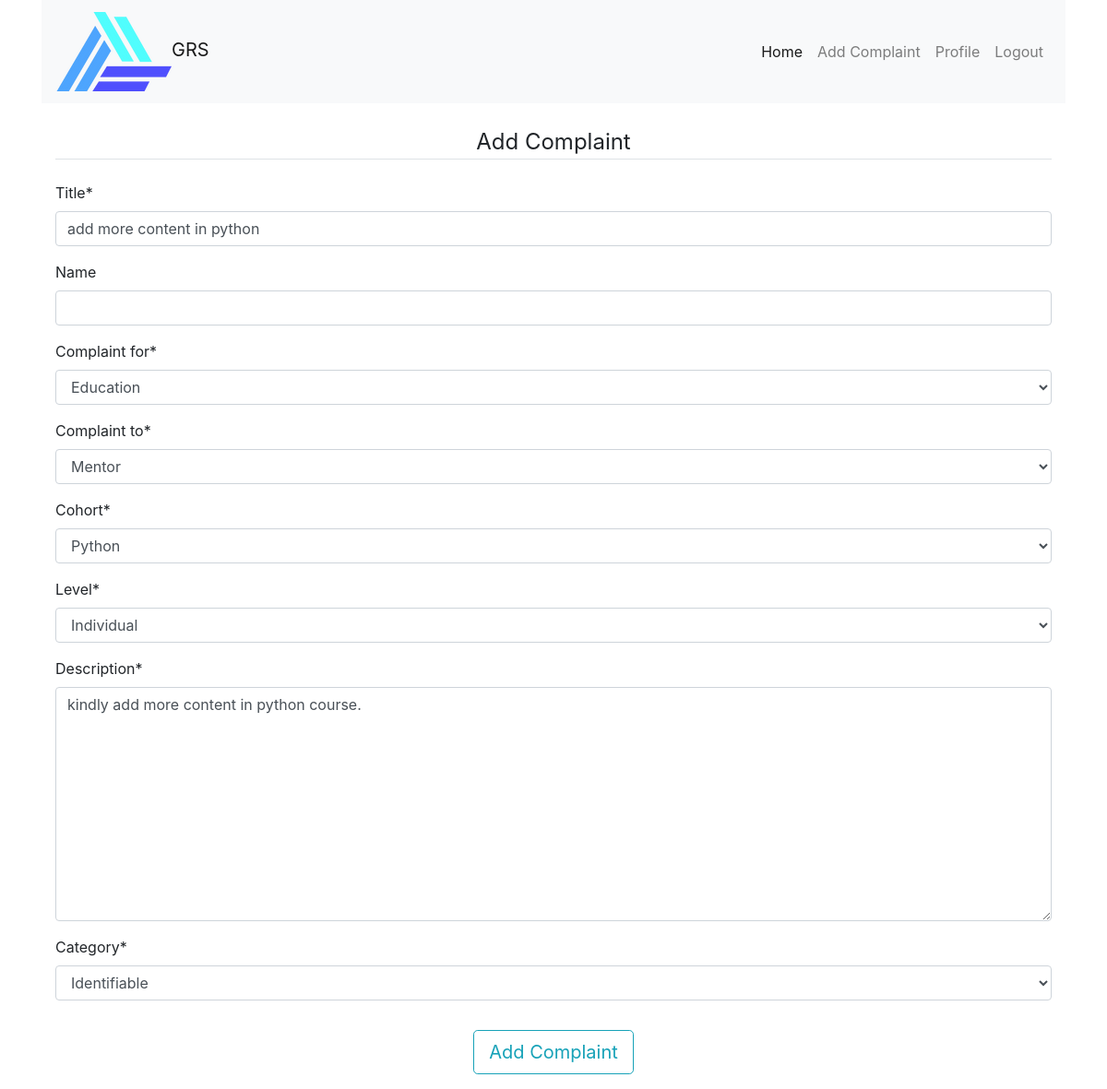
The page /complaints/update_complaint/4 (signed in) on the database its author committed.
### complaints/models.py (models this page shows)
class Complaint(models.Model):
    title = models.CharField(max_length=200)
    name = models.CharField(max_length=255, blank=True)
    user_type = (
        ('M', 'Mentor'),
        ('T', 'Trainee'),
    )
    user_role = models.CharField(
        max_length=1,
        choices=user_type,
        default='T',
    )
    date = models.DateTimeField(auto_now=True)
    complaint_type = (
        ('M', 'Management'),
        ('E', 'Education'),
        ('D', 'Deployment'),
        ('S', 'Salary'),
        ('G', 'General'),
    )
    complaint_for = models.CharField(
        max_length=1,
        choices=complaint_type,
        default='G',
    )
    complaint_type_to = (
        ('A', 'Admin'),
        ('M', 'Mentor'),
    )
    complaint_to = models.CharField(
        max_length=1,
        choices=complaint_type_to,
        default='M',
    )
    cohort_choice = (
        ('P', 'Python'),
        ('J', 'Java'),
        ('R', 'React'),
        ('A', 'Android'),
        ('L', 'Linux'),
        ('C', 'Cybersecurity'),
        ('U', 'Unknown'),
    )
    cohort = models.CharField(
        max_length=1,
        choices=cohort_choice,
        default='U',
    )
    complaint_level = (
        ('I', 'Individual'),
        ('G', 'General'),
    )
    level = models.CharField(
        max_length=1,
        choices=complaint_level,
        default='I',
    )
    description = models.TextField(blank=False, max_length=500)
    complaint_category = (
        ('A', 'Anonymous'),
        ('I', 'Identifiable'),
    )
    category = models.CharField(
        max_length=1,
        choices=complaint_category,
        default='I',
    )
    complaint_status = (
        ('P', 'Pending'),
        ('N', 'Need Clarification'),
        ('R', 'Resolved'),
    )
    status = models.CharField(
        max_length=1,
        choices=complaint_status,
        default='P',
    )
    resoultion = models.TextField(blank=True, max_length=500)
    user = models.ForeignKey(User, on_delete=models.CASCADE)

### complaints/views.py (the view)
# urls.py: path('update_complaint/<int:id>', views.update_complaint, name="update_complaint"),
@login_required(login_url='login')
def update_complaint(request, id):
    complaint = get_object_or_404(Complaint, id=id)
    if request.user == complaint.user:
        if request.method == 'POST':
            form = AddComplaintForm(request.POST, instance=request.user)
            if form.is_valid():
                complaint = Complaint(
                                id = complaint.id,
                                title=request.POST['title'],
                                name=request.POST['name'],
                                complaint_for=request.POST['complaint_for'],
                                complaint_to=request.POST['complaint_to'],
                                cohort=request.POST['cohort'],
                                level=request.POST['level'],
                                description=request.POST['description'],
                                category=request.POST['category'],
                                user=request.user
                            )
                complaint.save()
                messages.success(request, 'Complaint Registered')
        else:
            form = AddComplaintForm(instance = complaint)
        return render(request, 'complaints/add_complaint.html', {'form': form})
    else:
        raise PermissionDenied("You Don't Have Persmission to do that")

### complaints/forms.py
class AddComplaintForm(forms.ModelForm):
    class Meta:
        model = Complaint
        fields = ['title', 'name', 'complaint_for', 'complaint_to', 'cohort', 'level', 'description', 'category']

### complaints/templates/complaints/add_complaint.html (shortened to what this page needs)
{% extends "users/base.html" %}
{% load crispy_forms_tags %}
{% block content %}
<div class="container mt-4">
    <div class="container">
        <div class="content-section">
            <form method="POST">
                <fieldset class="form-group">
                    <legend class="border-bottom mb-4 mt-4 text-center">Add Complaint</legend>
                    {{ form|crispy }}
                </fieldset>
                <div class="form-group text-center">
                    <button class="btn btn-outline-info btn-lg" type="submit">Add Complaint</button>
                </div>
            </form>
        </div>
    </div>
</div>
{% endblock %}

### rows shown on the page
Complaint: title "add more content in python", complaint_for "Education", complaint_to "Mentor", cohort "Python", level "Individual", description "kindly add more content in python course.", category "Identifiable"
